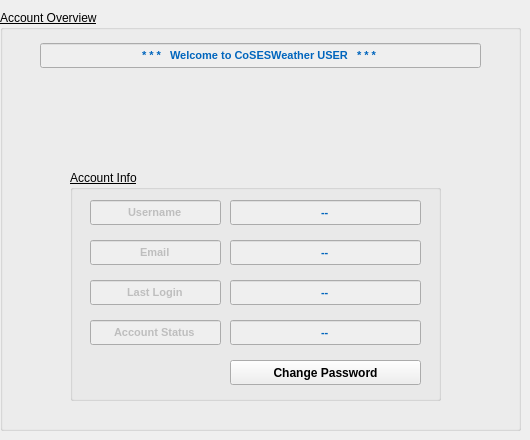
     <widget class="QWidget" name="stab_1">
      <attribute name="title">
       <string>User Data</string>
      </attribute>
      <attribute name="toolTip">
       <string>User data and account management</string>
      </attribute>
      <widget class="QGroupBox" name="groupBox_23">
       <property name="geometry">
        <rect>
         <x>0</x>
         <y>10</y>
         <width>521</width>
         <height>421</height>
        </rect>
       </property>
       <property name="font">
        <font>
         <underline>true</underline>
        </font>
       </property>
       <property name="title">
        <string>Account Overview</string>
       </property>
       <widget class="QLineEdit" name="lineEdit_welcome">
        <property name="enabled">
         <bool>false</bool>
        </property>
        <property name="geometry">
         <rect>
          <x>40</x>
          <y>33</y>
          <width>441</width>
          <height>25</height>
         </rect>
        </property>
        <property name="font">
         <font>
          <family>Arial</family>
          <pointsize>8</pointsize>
          <weight>75</weight>
          <bold>true</bold>
          <underline>false</underline>
         </font>
        </property>
        <property name="toolTip">
         <string/>
        </property>
        <property name="styleSheet">
         <string notr="true">color: rgb(0, 101, 189);</string>
        </property>
        <property name="text">
         <string>* * *   Welcome to CoSESWeather USER   * * *</string>
        </property>
        <property name="alignment">
         <set>Qt::AlignCenter</set>
        </property>
        <property name="readOnly">
         <bool>true</bool>
        </property>
       </widget>
       <widget class="QGroupBox" name="groupBox_19">
        <property name="geometry">
         <rect>
          <x>70</x>
          <y>160</y>
          <width>371</width>
          <height>231</height>
         </rect>
        </property>
        <property name="title">
         <string>Account Info</string>
        </property>
        <widget class="QLineEdit" name="lineEdit_user_acc_2">
         <property name="enabled">
          <bool>false</bool>
         </property>
         <property name="geometry">
          <rect>
           <x>20</x>
           <y>70</y>
           <width>131</width>
           <height>25</height>
          </rect>
         </property>
         <property name="font">
          <font>
           <pointsize>8</pointsize>
           <weight>75</weight>
           <bold>true</bold>
           <underline>false</underline>
          </font>
         </property>
         <property name="toolTip">
          <string/>
         </property>
         <property name="styleSheet">
          <string notr="true"/>
         </property>
         <property name="text">
          <string>Email</string>
         </property>
         <property name="alignment">
          <set>Qt::AlignCenter</set>
         </property>
         <property name="readOnly">
          <bool>true</bool>
         </property>
        </widget>
        <widget class="QLineEdit" name="lineEdit_acc_email">
         <property name="enabled">
          <bool>false</bool>
         </property>
         <property name="geometry">
          <rect>
           <x>160</x>
           <y>70</y>
           <width>191</width>
           <height>25</height>
          </rect>
         </property>
         <property name="font">
          <font>
           <family>Arial</family>
           <pointsize>8</pointsize>
           <weight>75</weight>
           <bold>true</bold>
           <underline>false</underline>
          </font>
         </property>
         <property name="toolTip">
          <string/>
         </property>
         <property name="styleSheet">
          <string notr="true">color: rgb(0, 101, 189);</string>
         </property>
         <property name="text">
          <string>--</string>
         </property>
         <property name="alignment">
          <set>Qt::AlignCenter</set>
         </property>
         <property name="readOnly">
          <bool>true</bool>
         </property>
        </widget>
        <widget class="QLineEdit" name="lineEdit_user_acc">
         <property name="enabled">
          <bool>false</bool>
         </property>
         <property name="geometry">
          <rect>
           <x>20</x>
           <y>30</y>
           <width>131</width>
           <height>25</height>
          </rect>
         </property>
         <property name="font">
          <font>
           <pointsize>8</pointsize>
           <weight>75</weight>
           <bold>true</bold>
           <underline>false</underline>
          </font>
         </property>
         <property name="toolTip">
          <string/>
         </property>
         <property name="styleSheet">
          <string notr="true"/>
         </property>
         <property name="text">
          <string>Username</string>
         </property>
         <property name="alignment">
          <set>Qt::AlignCenter</set>
         </property>
         <property name="readOnly">
          <bool>true</bool>
         </property>
        </widget>
        <widget class="QLineEdit" name="lineEdit_acc_username">
         <property name="enabled">
          <bool>false</bool>
         </property>
         <property name="geometry">
          <rect>
           <x>160</x>
           <y>30</y>
           <width>191</width>
           <height>25</height>
          </rect>
         </property>
         <property name="font">
          <font>
           <family>Arial</family>
           <pointsize>8</pointsize>
           <weight>75</weight>
           <bold>true</bold>
           <underline>false</underline>
          </font>
         </property>
         <property name="toolTip">
          <string/>
         </property>
         <property name="styleSheet">
          <string notr="true">color: rgb(0, 101, 189);</string>
         </property>
         <property name="text">
          <string>--</string>
         </property>
         <property name="alignment">
          <set>Qt::AlignCenter</set>
         </property>
         <property name="readOnly">
          <bool>true</bool>
         </property>
        </widget>
        <widget class="QLineEdit" name="lineEdit_user_acc_3">
         <property name="enabled">
          <bool>false</bool>
         </property>
         <property name="geometry">
          <rect>
           <x>20</x>
           <y>110</y>
           <width>131</width>
           <height>25</height>
          </rect>
         </property>
         <property name="font">
          <font>
           <pointsize>8</pointsize>
           <weight>75</weight>
           <bold>true</bold>
           <underline>false</underline>
          </font>
         </property>
         <property name="toolTip">
          <string/>
         </property>
         <property name="styleSheet">
          <string notr="true"/>
         </property>
         <property name="text">
          <string>Last Login</string>
         </property>
         <property name="alignment">
          <set>Qt::AlignCenter</set>
         </property>
         <property name="readOnly">
          <bool>true</bool>
         </property>
        </widget>
        <widget class="QPushButton" name="pushButton_changePass">
         <property name="geometry">
          <rect>
           <x>160</x>
           <y>190</y>
           <width>191</width>
           <height>25</height>
          </rect>
         </property>
         <property name="font">
          <font>
           <weight>75</weight>
           <bold>true</bold>
           <underline>false</underline>
          </font>
         </property>
         <property name="toolTip">
          <string>Click in order to change your account password</string>
         </property>
         <property name="text">
          <string>Change Password</string>
         </property>
        </widget>
        <widget class="QLineEdit" name="lineEdit_user_acc_4">
         <property name="enabled">
          <bool>false</bool>
         </property>
         <property name="geometry">
          <rect>
           <x>20</x>
           <y>150</y>
           <width>131</width>
           <height>25</height>
          </rect>
         </property>
         <property name="font">
          <font>
           <pointsize>8</pointsize>
           <weight>75</weight>
           <bold>true</bold>
           <underline>false</underline>
          </font>
         </property>
         <property name="toolTip">
          <string/>
         </property>
         <property name="styleSheet">
          <string notr="true"/>
         </property>
         <property name="text">
          <string>Account Status</string>
         </property>
         <property name="alignment">
          <set>Qt::AlignCenter</set>
         </property>
         <property name="readOnly">
          <bool>true</bool>
         </property>
        </widget>
        <widget class="QLineEdit" name="lineEdit_acc_lastLogin">
         <property name="enabled">
          <bool>false</bool>
         </property>
         <property name="geometry">
          <rect>
           <x>160</x>
           <y>110</y>
           <width>191</width>
           <height>25</height>
          </rect>
         </property>
         <property name="font">
          <font>
           <family>Arial</family>
           <pointsize>8</pointsize>
           <weight>75</weight>
           <bold>true</bold>
           <underline>false</underline>
          </font>
         </property>
         <property name="toolTip">
          <string/>
         </property>
         <property name="styleSheet">
          <string notr="true">color: rgb(0, 101, 189);</string>
         </property>
         <property name="text">
          <string>--</string>
         </property>
         <property name="alignment">
          <set>Qt::AlignCenter</set>
         </property>
         <property name="readOnly">
          <bool>true</bool>
         </property>
        </widget>
        <widget class="QLineEdit" name="lineEdit_acc_status">
         <property name="enabled">
          <bool>false</bool>
         </property>
         <property name="geometry">
          <rect>
           <x>160</x>
           <y>150</y>
           <width>191</width>
           <height>25</height>
          </rect>
         </property>
         <property name="font">
          <font>
           <family>Arial</family>
           <pointsize>8</pointsize>
           <weight>75</weight>
           <bold>true</bold>
           <underline>false</underline>
          </font>
         </property>
         <property name="toolTip">
          <string/>
         </property>
         <property name="styleSheet">
          <string notr="true">color: rgb(0, 101, 189);</string>
         </property>
         <property name="text">
          <string>--</string>
         </property>
         <property name="alignment">
          <set>Qt::AlignCenter</set>
         </property>
         <property name="readOnly">
          <bool>true</bool>
         </property>
        </widget>
       </widget>
       <widget class="QLabel" name="label_logo_11">
        <property name="geometry">
         <rect>
          <x>210</x>
          <y>71</y>
          <width>101</width>
          <height>71</height>
         </rect>
        </property>
        <property name="text">
         <string>&lt;html&gt;&lt;head/&gt;&lt;body&gt;&lt;p&gt;&lt;img src=&quot;:/logo/logo.png&quot;/&gt;&lt;/p&gt;&lt;/body&gt;&lt;/html&gt;</string>
        </property>
       </widget>
      </widget>
     </widget>
